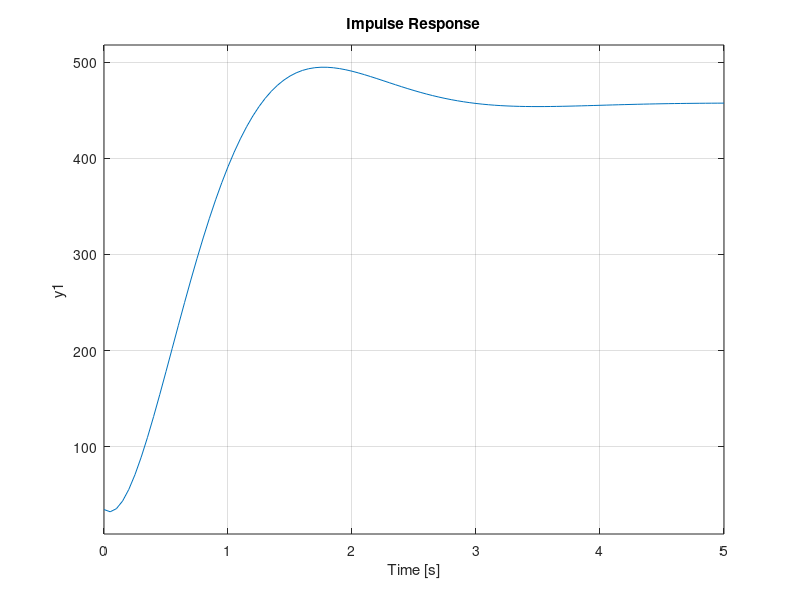

MATLAB code to generate this figure:
clear all
close all
clc
b=1.595;
a=1.430;
uc=20;
cr=96000;
cf=80000;
i=4132;
m=2325;
A=[(-cf-cr)/(uc*m) (b*cr-a*cf)/(uc*m)-uc 0 0;(b*cr-a*cf)/(uc*i) (b*b*cr-a*a*cf)/(uc*i) 0 0;0 1 0 0;1 0 uc 0];
B=[cf/m;a*cf/i;0;0];
C=[1 0 uc 0];
D=0;
ss(A,B,C,D);
impulse(ss(A,B,C,D));